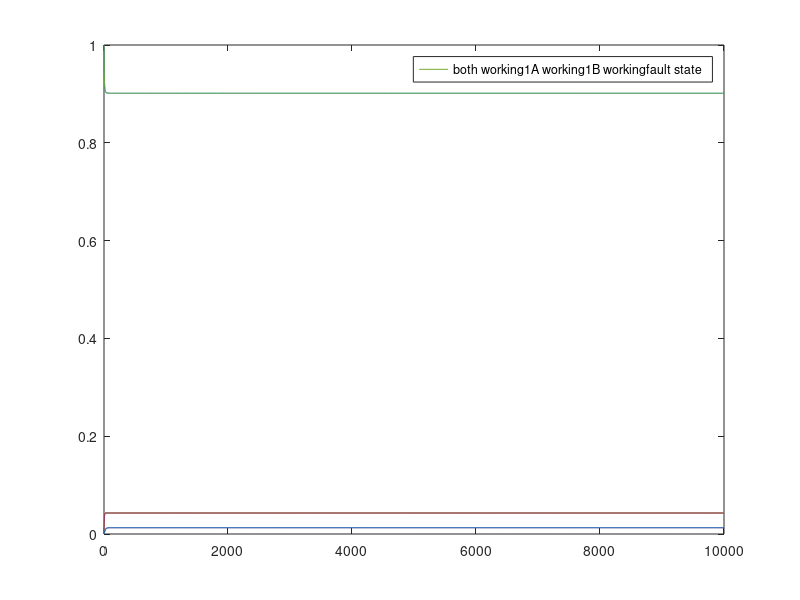

Recreate this plot in MATLAB.
clear all;

MTTF1 = 100; %mean time to fail one of the two disks
MTTR1 = 5; %mean time to repair one of the two disks
MTTR0 = 15; %mean time to repair two disks

l1 = 1/MTTF1;
m1 = 1/MTTR1;
m0= 1/MTTR0;

Q = [-l1-l1,  l1  ,  l1  ,  0;
        m1 ,-m1-l1,   0  , l1;
        m1 ,   0  ,-m1-l1, l1;
         m0 ,  0  ,  0  ,-m0];

p0 = [1, 0, 0, 0];

%ode45 = Solve nonstiff differential equations — medium order method
%slide 24 L09
%return time (t) that is a vector [0 10000] and probability to
%be in each step (Sol)
[t, Sol] = ode45(@(t,x) Q'*x, [0 10000], p0');


%%
%plot
plot(t,Sol(:,1),'-',t,Sol(:,2),'-',t,Sol(:,3),'-',t,Sol(:,4),'-');
figure(1); hold on
s_1 = plot(t,Sol(:,1),"-");
s_2 = plot(t, Sol(:,2),'-');
s_3 = plot(t, Sol(:,3),'-');
s_4 = plot(t, Sol(:,4),'-');

legend ([s_1,s_2,s_3,s_4],["both working","1A working","1B working","fault state"]);
Sol(end,:)